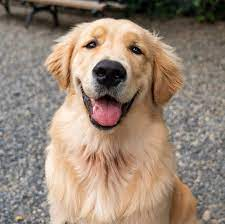
#> input picture school/dog_original/10.jpg, 225 x 224 px, found by its file name; its folder holds 4 pictures in this run
$ python transfer_image_format.py
#> lines starting #> are read from the running program, lines starting #| are printed output that depends on the picture; pictures that were not available may be replaced by others from this repository, and a replacement may not be noted
import os
from PIL import Image
import numpy as np
original_dog_path = "/school/dog_original/"
saved_dog_path= "/school/dog_saved/"
original_cat_path = "/school/cat_original/"
saved_cat_path= "/school/cat_saved/"
origin_dir = os.listdir(original_dog_path)
saved_dir = os.listdir(saved_dog_path)

for file in origin_dir:
    img = Image.open(original_dog_path + file)
#> img is the input picture: PIL image 225x224 RGB; mean R, G, B 150.7, 132.7, 117.5
    print(file)
    resize_img = img.resize((100,100))
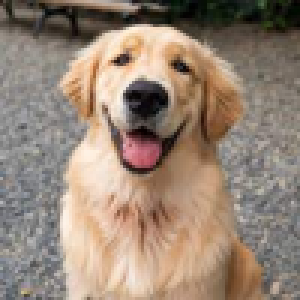
#> resize_img: PIL image 100x100 RGB (shown 3 times larger); mean R, G, B 150.7, 132.7, 117.5
    gray_img = resize_img.convert('L')
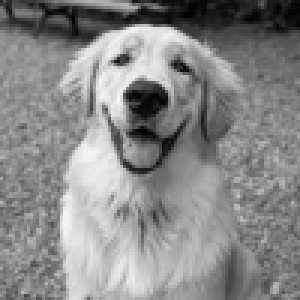
#> gray_img: PIL image 100x100 L (shown 3 times larger); min 1, max 244, mean 136.3
    gray_img.save(saved_dog_path + file)
#> pass 2 of the loop `for file in origin_dir:`:
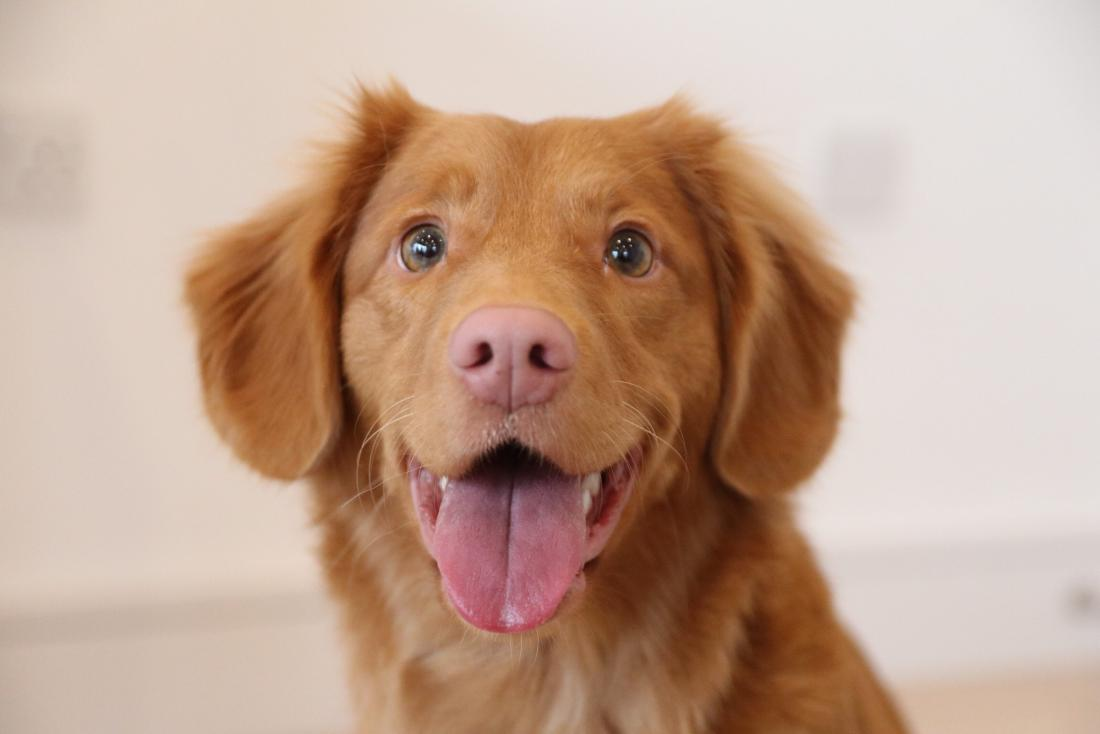
#> input picture school/dog_original/2.jpg, 1100 x 734 px, found by its file name
#> img is the input picture: PIL image 1100x734 RGB; mean R, G, B 192.9, 162.6, 143.9
#> `resize_img = img.resize((100,100))`:
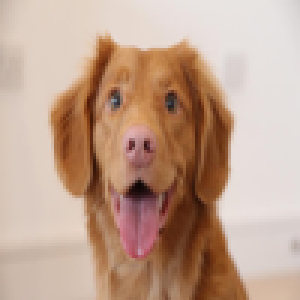
#> resize_img: PIL image 100x100 RGB (shown 3 times larger); mean R, G, B 192.9, 162.6, 143.9
#> `gray_img = resize_img.convert('L')`:
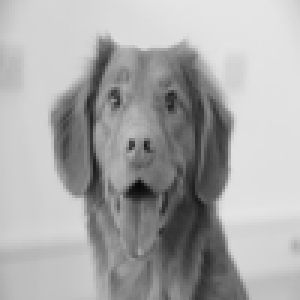
#> gray_img: PIL image 100x100 L (shown 3 times larger); min 7, max 230, mean 169.5
#> pass 3 of the loop `for file in origin_dir:`:
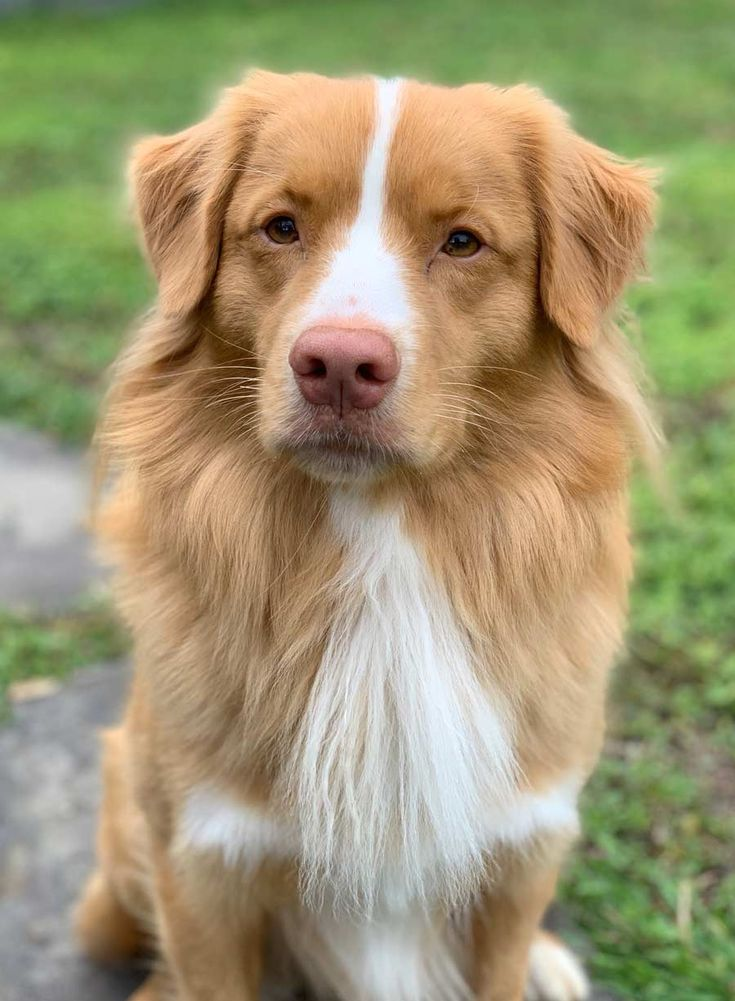
#> input picture school/dog_original/3.jpg, 735 x 1001 px, found by its file name
#> img is the input picture: PIL image 735x1001 RGB; mean R, G, B 159.2, 150.7, 114.7
#> `resize_img = img.resize((100,100))`:
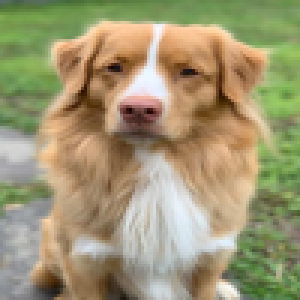
#> resize_img: PIL image 100x100 RGB (shown 3 times larger); mean R, G, B 159.2, 150.7, 114.7
#> `gray_img = resize_img.convert('L')`:
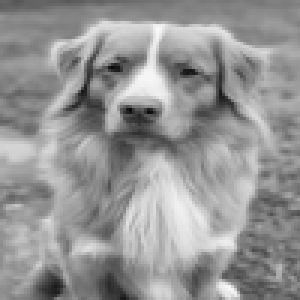
#> gray_img: PIL image 100x100 L (shown 3 times larger); min 7, max 249, mean 149.1
#> the loop made 4 passes; the first 3 are shown
